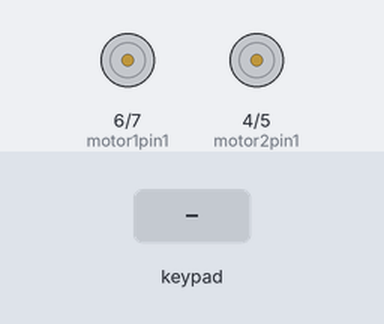
Bench run of a sketch on a simulated Arduino Uno, built with avr-gcc and run on an emulated ATmega328P. Shown: motor-driver pin pairs drawn as motors (green arrow = first pin HIGH = forward, orange = second pin HIGH = backward, longer = more drive, scaled by the enable pin). The inputs (shaded band) are chosen by the test bench.

Above: at 1.2 s.
1.3 s: key 'U' pressed
At 1.5 s:
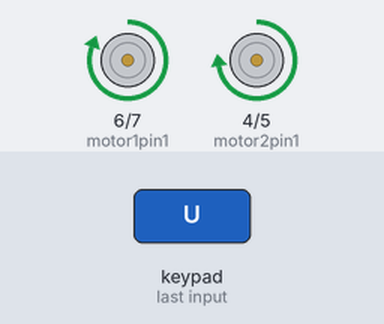
3.2 s: key 'D' pressed
At 3.4 s:
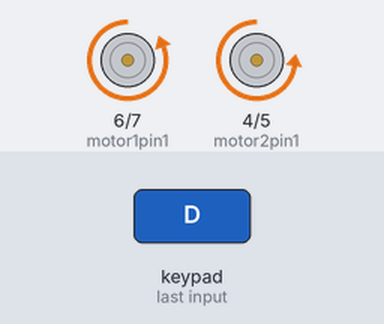
5.1 s: key 'L' pressed
At 5.3 s:
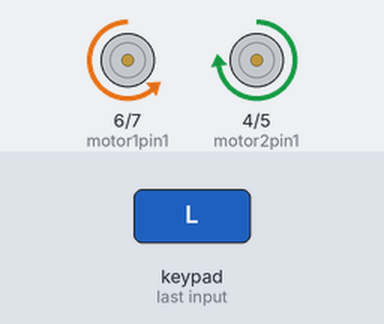
7.0 s: key 'R' pressed
At 7.2 s:
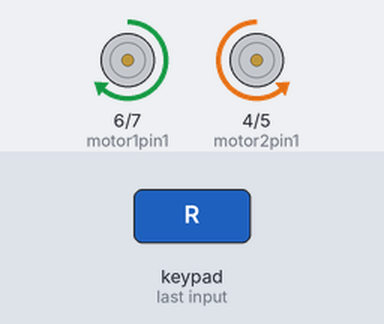
8.9 s: key 'O' pressed
At 9.9 s:
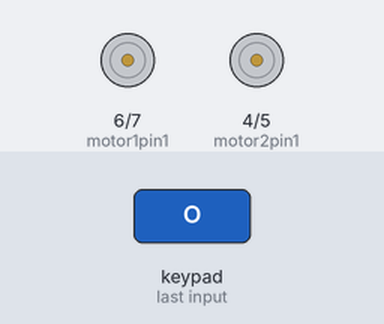
10.8 s: key 'S' pressed
At 11.0 s:
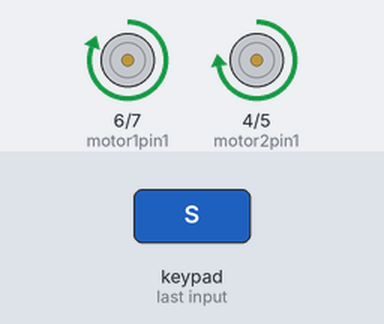
Timing chart, 0 to 13.7 s (numbered marks = the images above; inputs shaded):
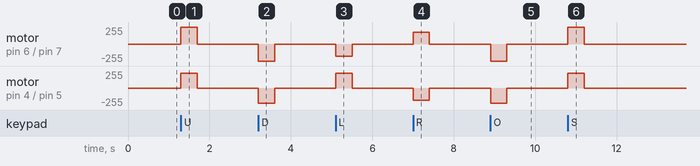

Measured:
- after the input at 1.3 s, motor on pin 6 (motor1pin1) / pin 7 (motor1pin2): stopped → forward 255/255 at once, → stopped 0.40 s later; motor on pin 4 (motor2pin1) / pin 5 (motor2pin2): stopped → forward 225/255 at once, → stopped 0.40 s later
- after the input at 3.2 s, motor on pin 6 (motor1pin1) / pin 7 (motor1pin2): stopped → backward 255/255 at once, → stopped 0.40 s later; motor on pin 4 (motor2pin1) / pin 5 (motor2pin2): stopped → backward 225/255 at once, → stopped 0.40 s later
- after the input at 5.1 s, motor on pin 6 (motor1pin1) / pin 7 (motor1pin2): stopped → backward 180/255 at once, → stopped 0.40 s later; motor on pin 4 (motor2pin1) / pin 5 (motor2pin2): stopped → forward 225/255 at once, → stopped 0.40 s later
- after the input at 7.0 s, motor on pin 6 (motor1pin1) / pin 7 (motor1pin2): stopped → forward 180/255 at once, → stopped 0.40 s later; motor on pin 4 (motor2pin1) / pin 5 (motor2pin2): stopped → backward 180/255 at once, → stopped 0.40 s later
- after the input at 8.9 s, motor on pin 6 (motor1pin1) / pin 7 (motor1pin2): stopped → backward 255/255 at once, → stopped 0.40 s later; motor on pin 4 (motor2pin1) / pin 5 (motor2pin2): stopped → backward 225/255 at once, → stopped 0.40 s later
- after the input at 10.8 s, motor on pin 6 (motor1pin1) / pin 7 (motor1pin2): stopped → forward 255/255 at once, → stopped 0.40 s later; motor on pin 4 (motor2pin1) / pin 5 (motor2pin2): stopped → forward 225/255 at once, → stopped 0.40 s later

The sketch:

finalCode.ino
```cpp
#define CUSTOM_SETTINGS
#define INCLUDE_GAMEPAD_MODULE
#include <Dabble.h>

int motor1pin1 = 6;   // Left motor direction pin 1
int motor1pin2 = 7;   // Left motor direction pin 2
int motor1speed = 10; // Left motor PWM pin

// Motor pins
int motor2pin1 = 4;  // Right motor direction pin 1
int motor2pin2 = 5;  // Right motor direction pin 2
int motor2speed = 9; // Right motor PWM pin

void setup()
{
  Serial.begin(250000); // make sure your Serial Monitor is also set at this baud rate.
  Dabble.begin(9600);   // Enter baudrate of your bluetooth.Connect bluetooth on Bluetooth port present on evive.

  // set up all pins as output
  pinMode(motor1pin1, OUTPUT);
  pinMode(motor1pin2, OUTPUT);
  pinMode(motor2pin1, OUTPUT);
  pinMode(motor2pin2, OUTPUT);

  pinMode(motor1speed, OUTPUT);
  pinMode(motor2speed, OUTPUT);

  stopMotors();
}

void loop()
{
  Dabble.processInput(); // this function is used to refresh data obtained from smartphone.Hence calling this function is mandatory in order to get data properly from your mobile.

  if (GamePad.isUpPressed() || GamePad.isSquarePressed())
  {
    moveForward(255); // Full speed forward
  }
  else if (GamePad.isDownPressed() || GamePad.isCirclePressed())
  {
    moveBackward(255); // Full speed backward
  }
  else if (GamePad.isLeftPressed())
  {
    turnLeft(180); // Turn left at 80% speed
  }
  else if (GamePad.isRightPressed())
  {
    turnRight(180); // Turn right at 80% speed
  }
  else
  {
    stopMotors(); // Stop if no button is pressed
  }
}

void moveForward(int speed)
{
  digitalWrite(motor1pin1, HIGH);
  digitalWrite(motor1pin2, LOW); // Left motor forward
  analogWrite(motor1speed, speed);

  digitalWrite(motor2pin1, HIGH);
  digitalWrite(motor2pin2, LOW); // Right motor forward
  analogWrite(motor2speed, speed - 30);
}

void moveBackward(int speed)
{
  digitalWrite(motor1pin1, LOW);
  digitalWrite(motor1pin2, HIGH); // Left motor backward
  analogWrite(motor1speed, speed);

  digitalWrite(motor2pin1, LOW);
  digitalWrite(motor2pin2, HIGH); // Right motor backward
  analogWrite(motor2speed, speed - 30);
}

void turnRight(int speed)
{
  digitalWrite(motor1pin1, HIGH);
  digitalWrite(motor1pin2, LOW); // Left motor forward
  analogWrite(motor1speed, speed);

  digitalWrite(motor2pin1, LOW);
  digitalWrite(motor2pin2, HIGH); // Right motor backward
  analogWrite(motor2speed, speed);
}

void turnLeft(int speed)
{
  digitalWrite(motor1pin1, LOW);
  digitalWrite(motor1pin2, HIGH); // Left motor backward
  analogWrite(motor1speed, speed);

  digitalWrite(motor2pin1, HIGH);
  digitalWrite(motor2pin2, LOW); // Right motor forward
  analogWrite(motor2speed, speed);
}

void stopMotors()
{
  analogWrite(motor1speed, 0); // Stop left motor
  digitalWrite(motor1pin1, LOW);
  digitalWrite(motor1pin2, LOW);

  analogWrite(motor2speed, 0); // Stop right motor
  digitalWrite(motor2pin1, LOW);
  digitalWrite(motor2pin2, LOW);
}
```
